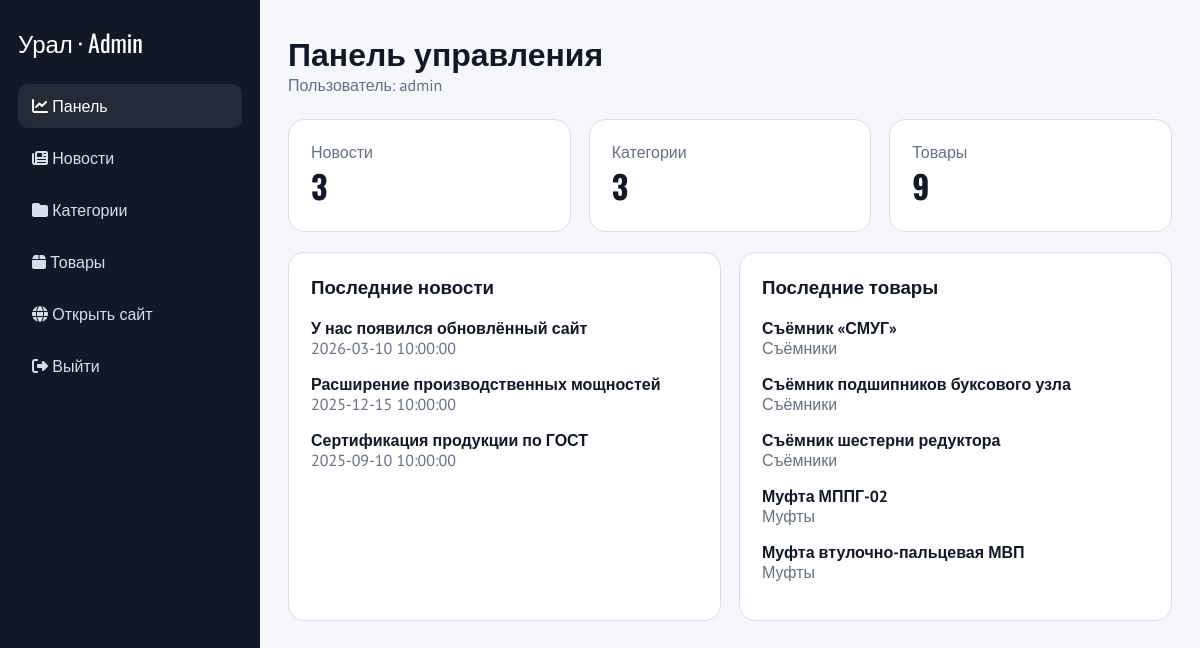
/admin/ (signed in), run on the app's committed database.
### tables this page shows
CREATE TABLE news (
            id INTEGER PRIMARY KEY AUTOINCREMENT,
            title TEXT NOT NULL,
            slug TEXT NOT NULL UNIQUE,
            summary TEXT,
            content TEXT NOT NULL,
            image TEXT,
            is_published INTEGER NOT NULL DEFAULT 1,
            published_at TEXT,
            created_at TEXT NOT NULL DEFAULT CURRENT_TIMESTAMP,
            updated_at TEXT NOT NULL DEFAULT CURRENT_TIMESTAMP
        );

CREATE TABLE products (
            id INTEGER PRIMARY KEY AUTOINCREMENT,
            category_id INTEGER NOT NULL,
            name TEXT NOT NULL,
            slug TEXT NOT NULL UNIQUE,
            sku TEXT,
            short_description TEXT,
            description TEXT,
            image TEXT,
            stock_status TEXT NOT NULL DEFAULT 'В наличии',
            is_published INTEGER NOT NULL DEFAULT 1,
            sort_order INTEGER NOT NULL DEFAULT 0,
            created_at TEXT NOT NULL DEFAULT CURRENT_TIMESTAMP,
            updated_at TEXT NOT NULL DEFAULT CURRENT_TIMESTAMP,
            FOREIGN KEY(category_id) REFERENCES categories(id)
        );

CREATE TABLE categories (
            id INTEGER PRIMARY KEY AUTOINCREMENT,
            name TEXT NOT NULL,
            slug TEXT NOT NULL UNIQUE,
            description TEXT,
            sort_order INTEGER NOT NULL DEFAULT 0,
            is_active INTEGER NOT NULL DEFAULT 1,
            created_at TEXT NOT NULL DEFAULT CURRENT_TIMESTAMP
        );

### app.py (the view)
@app.route('/admin/')
@admin_required
def admin_index():
    stats = {
        'news_count': query_db('SELECT COUNT(*) AS cnt FROM news', one=True)['cnt'],
        'category_count': query_db('SELECT COUNT(*) AS cnt FROM categories', one=True)['cnt'],
        'product_count': query_db('SELECT COUNT(*) AS cnt FROM products', one=True)['cnt'],
    }
    latest_news = query_db('SELECT * FROM news ORDER BY COALESCE(published_at, created_at) DESC LIMIT 5')
    latest_products = query_db('SELECT p.*, c.name as category_name FROM products p JOIN categories c ON c.id = p.category_id ORDER BY p.updated_at DESC LIMIT 5')
    return render_template('admin/dashboard.html', stats=stats, latest_news=latest_news, latest_products=latest_products)

### app.py (called while the page is built)
def get_db():
    if 'db' not in g:
        g.db = sqlite3.connect(DB_PATH)
        g.db.row_factory = sqlite3.Row
    return g.db

def query_db(query, args=(), one=False):
    cur = get_db().execute(query, args)
    rows = cur.fetchall()
    cur.close()
    return (rows[0] if rows else None) if one else rows

@app.context_processor
def inject_globals():
    categories = []
    recent_news = []
    try:
        categories = query_db('SELECT * FROM categories WHERE is_active = 1 ORDER BY sort_order, name')
        recent_news = query_db(
            'SELECT * FROM news WHERE is_published = 1 ORDER BY COALESCE(published_at, created_at) DESC LIMIT 3'
        )
    except sqlite3.OperationalError:
        pass
    return {
        'nav_categories': categories,
        'footer_recent_news': recent_news,
        'is_admin_logged_in': bool(session.get('admin_id')),
    }

def admin_required(view):
    @wraps(view)
    def wrapped(*args, **kwargs):
        if not session.get('admin_id'):
            flash('Сначала войдите в админ-панель.', 'error')
            return redirect(url_for('admin_login'))
        return view(*args, **kwargs)
    return wrapped

### templates/admin/dashboard.html
{% extends "admin/base.html" %}
{% block page_title %}Панель управления{% endblock %}
{% block content %}
<div class="stats">
  <div class="card stat"><div class="muted">Новости</div><strong>{{ stats.news_count }}</strong></div>
  <div class="card stat"><div class="muted">Категории</div><strong>{{ stats.category_count }}</strong></div>
  <div class="card stat"><div class="muted">Товары</div><strong>{{ stats.product_count }}</strong></div>
</div>
<div class="grid-2">
  <div class="card">
    <h3 style="margin-top:0;">Последние новости</h3>
    {% for item in latest_news %}
      <p><strong>{{ item.title }}</strong><br><span class="muted">{{ item.published_at or item.created_at }}</span></p>
    {% else %}
      <p class="muted">Новостей пока нет.</p>
    {% endfor %}
  </div>
  <div class="card">
    <h3 style="margin-top:0;">Последние товары</h3>
    {% for item in latest_products %}
      <p><strong>{{ item.name }}</strong><br><span class="muted">{{ item.category_name }}</span></p>
    {% else %}
      <p class="muted">Товаров пока нет.</p>
    {% endfor %}
  </div>
</div>
{% endblock %}

### templates/admin/base.html (style rules this page uses)
:root { --dark:#121826;--green:#0ea36c;--border:#d9dde6;--bg:#f5f7fb;--white:#fff;--gray:#657084; }
* { box-sizing:border-box }
body { margin:0;background:var(--bg);font-family:'PT Sans',sans-serif;color:var(--dark) }
.card { background:#fff;border:1px solid var(--border);border-radius:16px;padding:22px;margin-bottom:20px }
.stats { display:grid;grid-template-columns:repeat(3,1fr);gap:18px }
.stat strong { display:block;font-size:2rem;font-family:'Oswald',sans-serif }
.muted { color:var(--gray) }
.grid-2 { display:grid;grid-template-columns:1fr 1fr;gap:18px }

### data on the page
news: title "У нас появился обновлённый сайт", published_at "2026-03-10 10:00:00"
news: title "Расширение производственных мощностей", published_at "2025-12-15 10:00:00"
news: title "Сертификация продукции по ГОСТ", published_at "2025-09-10 10:00:00"
products: name "Съёмник «СМУГ»", category_name "Съёмники"
products: name "Съёмник подшипников буксового узла", category_name "Съёмники"
products: name "Съёмник шестерни редуктора", category_name "Съёмники"
products: name "Муфта МППГ-02", category_name "Муфты"
products: name "Муфта втулочно-пальцевая МВП", category_name "Муфты"

### other printed values
{{ session.get('admin_username', 'admin') }} "admin"
{{ stats.news_count }} "3"
{{ stats.category_count }} "3"
{{ stats.product_count }} "9"
